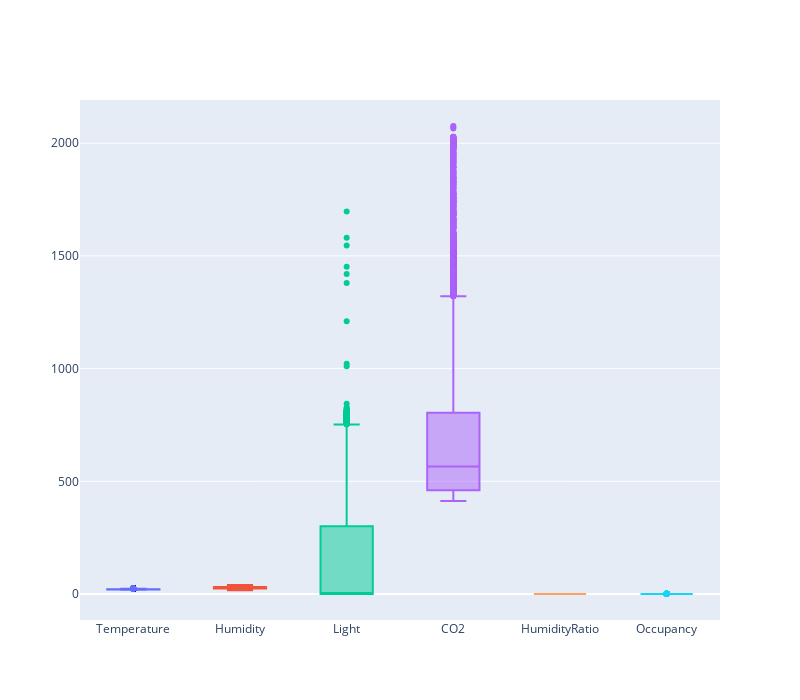

The cell this chart's notebook holds for it:
### Code cell
fig = go.Figure()

for column in df.columns:
    fig.add_trace(go.Box(y=df[column], name=column))
fig.update_layout(showlegend=False, height=700, width=800)
fig.show()

### Figure 1 — Plotly figure (JSON) as saved in the notebook; plotly's stock layout.template omitted (floating-point values rounded to 4 significant figures; data arrays with more than 128 entries replaced by an {"elided": "..."} marker saying what was removed)
{"data": [{"name": "Temperature", "type": "box", "y": {"elided": "20560 float values"}}, {"name": "Humidity", "type": "box", "y": {"elided": "20560 float values"}}, {"name": "Light", "type": "box", "y": {"elided": "20560 float values"}}, {"name": "CO2", "type": "box", "y": {"elided": "20560 float values"}}, {"name": "HumidityRatio", "type": "box", "y": {"elided": "20560 float values"}}, {"name": "Occupancy", "type": "box", "y": {"elided": "20560 int values"}}], "layout": {"height": 700, "showlegend": false, "width": 800}}
